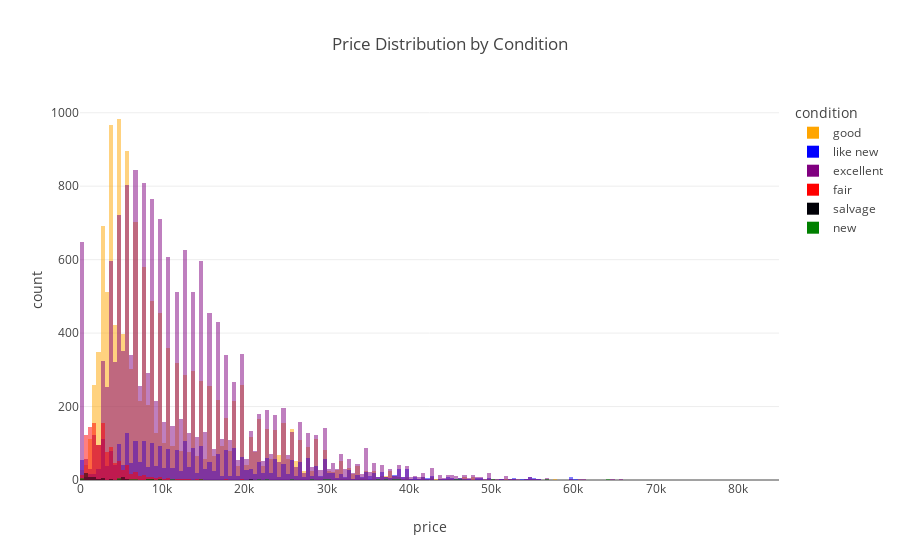

Notebook code cell kept with this figure:
### Code cell
color_map = {
    'new': 'green',
    'like new': 'blue',
    'excellent': 'purple',
    'good': 'orange',
    'fair': 'red',
    'poor': 'grey'
}


fig_hist = px.histogram(
    df, 
    x='price', 
    color='condition', 
    title='Price Distribution by Condition', 
    barmode='overlay',
    color_discrete_map=color_map
)

fig_hist.update_xaxes(range=[0, 85000])

fig_hist.show()

### Figure 1 — Plotly figure (JSON) as saved in the notebook; plotly's stock layout.template omitted (floating-point values rounded to 4 significant figures; data arrays with more than 128 entries replaced by an {"elided": "..."} marker saying what was removed)
{"data": [{"alignmentgroup": "True", "bingroup": "x", "hovertemplate": "condition=good<br>price=%{x}<br>count=%{y}<extra></extra>", "legendgroup": "good", "marker": {"color": "orange", "opacity": 0.5, "pattern": {"shape": ""}}, "name": "good", "offsetgroup": "good", "orientation": "v", "showlegend": true, "type": "histogram", "x": {"elided": "14257 int values"}, "xaxis": "x", "yaxis": "y"}, {"alignmentgroup": "True", "bingroup": "x", "hovertemplate": "condition=like new<br>price=%{x}<br>count=%{y}<extra></extra>", "legendgroup": "like new", "marker": {"color": "blue", "opacity": 0.5, "pattern": {"shape": ""}}, "name": "like new", "offsetgroup": "like new", "orientation": "v", "showlegend": true, "type": "histogram", "x": {"elided": "3363 int values"}, "xaxis": "x", "yaxis": "y"}, {"alignmentgroup": "True", "bingroup": "x", "hovertemplate": "condition=excellent<br>price=%{x}<br>count=%{y}<extra></extra>", "legendgroup": "excellent", "marker": {"color": "purple", "opacity": 0.5, "pattern": {"shape": ""}}, "name": "excellent", "offsetgroup": "excellent", "orientation": "v", "showlegend": true, "type": "histogram", "x": {"elided": "17466 int values"}, "xaxis": "x", "yaxis": "y"}, {"alignmentgroup": "True", "bingroup": "x", "hovertemplate": "condition=fair<br>price=%{x}<br>count=%{y}<extra></extra>", "legendgroup": "fair", "marker": {"color": "red", "opacity": 0.5, "pattern": {"shape": ""}}, "name": "fair", "offsetgroup": "fair", "orientation": "v", "showlegend": true, "type": "histogram", "x": {"elided": "1148 int values"}, "xaxis": "x", "yaxis": "y"}, {"alignmentgroup": "True", "bingroup": "x", "hovertemplate": "condition=salvage<br>price=%{x}<br>count=%{y}<extra></extra>", "legendgroup": "salvage", "marker": {"color": "#000007", "opacity": 0.5, "pattern": {"shape": ""}}, "name": "salvage", "offsetgroup": "salvage", "orientation": "v", "showlegend": true, "type": "histogram", "x": [600, 1000, 5500, 999, 850, 5000, 8000, 2500, 1800, 1000, 1500, 1800, 8000, 580, 2700, 11000, 12900, 400, 18500, 13500, 5500, 4500, 3750, 800, 1700, 2000, 1500, 5000, 800, 13000, 800, 2950, 800, 10700, 9975, 1400, 1200, 3500, 800, 20750, 8750, 2950, 2495, 800, 1200, 1000, 4500, 500, 4700, 5200, 20750, 8750, 5000, 3000, 6000, 2500, 500, 2250, 650, 700, 1000, 1900, 600, 7000, 1000, 1500, 4800, 500, 700, 5000, 450, 9900, 1500, 5000, 14500, 1500, 1000, 850, 5000, 2700], "xaxis": "x", "yaxis": "y"}, {"alignmentgroup": "True", "bingroup": "x", "hovertemplate": "condition=new<br>price=%{x}<br>count=%{y}<extra></extra>", "legendgroup": "new", "marker": {"color": "green", "opacity": 0.5, "pattern": {"shape": ""}}, "name": "new", "offsetgroup": "new", "orientation": "v", "showlegend": true, "type": "histogram", "x": [34000, 30000, 44505, 23000, 7000, 8300, 76000, 26000, 37490, 37490, 32500, 4700, 6200, 7500, 12300, 1, 45500, 28000, 4500, 9800, 14500, 29900, 42000, 42500, 1, 33390, 4950, 12995, 6300, 4950, 18800, 250, 8300, 51995, 58500, 35000, 1500, 250, 28000, 17500, 8700, 2500, 1, 11000, 16950, 15300, 54000, 38800, 14995, 8500, 38000, 55000, 4500, 46058, 25629, 38414, 50025, 45962, 64493, 41800, 52916, 30740, 22525, 56004, 30000, 22146, 25629, 64493, 21696, 29900, 29000, 6500, 4999, 11000, 9200, 18000, 38900, 50440, 22525, 64493, 30000, 36494, 36347, 36347, 36262, 64010, 56504, 47950, 56504, 45613, 46200, 14500, 21999, 16499, 69900, 20000, 9800, 3200, 65000, 6995, 19950, 6800, 8200, 19000, 66000], "xaxis": "x", "yaxis": "y"}], "layout": {"barmode": "overlay", "legend": {"title": {"text": "condition"}, "tracegroupgap": 0}, "title": {"text": "Price Distribution by Condition"}, "xaxis": {"anchor": "y", "domain": [0, 1], "range": [0, 85000], "title": {"text": "price"}}, "yaxis": {"anchor": "x", "domain": [0, 1], "title": {"text": "count"}}}}
